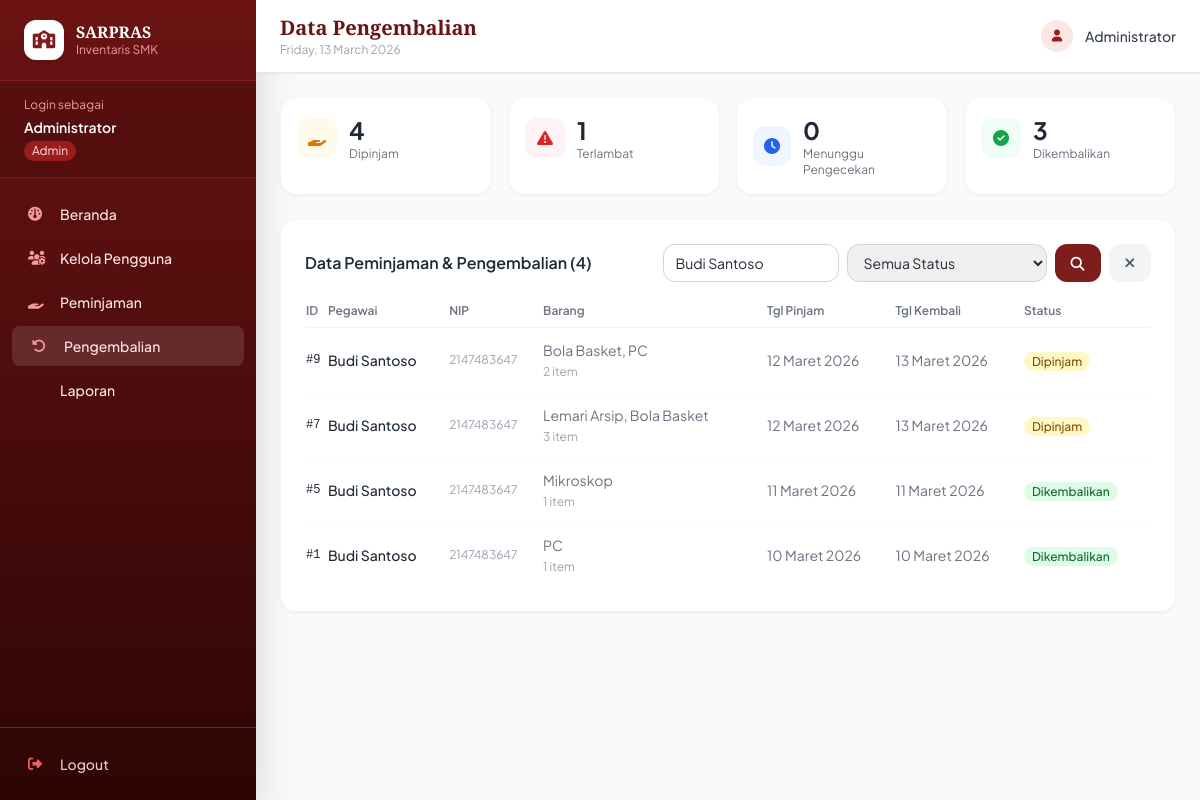
Page /admin/pengembalian.php?cari=Budi Santoso (signed in) on the committed database.
### tables this page shows
CREATE TABLE `inventaris_sarana_peminjaman` (
  `id_peminjaman` int NOT NULL,
  `tanggal_pinjam` date NOT NULL,
  `tanggal_kembali` date DEFAULT NULL,
  `status_peminjaman` varchar(20) NOT NULL DEFAULT 'menunggu',
  `id_pegawai` int NOT NULL
);

CREATE TABLE `inventaris_sarana_pegawai` (
  `id_pegawai` int NOT NULL,
  `nama_pegawai` varchar(50) NOT NULL,
  `nip` varchar(25) NOT NULL,
  `alamat` varchar(50) DEFAULT NULL,
  `username` varchar(25) DEFAULT NULL,
  `password` varchar(255) DEFAULT NULL,
  `tipe_peminjam` enum('guru','staff','siswa') DEFAULT 'guru'
);

### config/session.php (called while the page is built, shortened)
<?php
function formatTanggal(string $date): string {
    $bulan = ['', 'Januari','Februari','Maret','April','Mei','Juni',
              'Juli','Agustus','September','Oktober','November','Desember'];
    [$y, $m, $d] = explode('-', $date);
    return (int)$d . ' ' . $bulan[(int)$m] . ' ' . $y;
}

### admin/pengembalian.php (the view, shortened to what this page needs)
<?php
require_once '../config/session.php';
$db   = new Database();
$conn = $db->getConnection();
$conn->query(
    "UPDATE inventaris_sarana_peminjaman
     SET status_peminjaman = 'terlambat'
     WHERE status_peminjaman = 'dipinjam'
       AND tanggal_kembali IS NOT NULL
       AND tanggal_kembali < CURDATE()"
);
$filter_status = $_GET['status'] ?? '';
$filter_cari   = trim($_GET['cari'] ?? '');
$where  = "WHERE 1=1";
$params = [];
if ($filter_status) {
    $where .= " AND p.status_peminjaman = :st";
    $params[':st'] = $filter_status;
} else {
    $where .= " AND p.status_peminjaman IN ('dipinjam','terlambat','menunggu_kembali','dikembalikan')";
}
if ($filter_cari) {
    $where .= " AND pg.nama_pegawai LIKE :c";
    $params[':c'] = "%$filter_cari%";
}
$stmt = $conn->prepare(
    "SELECT p.*, pg.nama_pegawai, pg.nip,
            GROUP_CONCAT(i.nama SEPARATOR ', ') as barang,
            SUM(dp.jumlah) as total_item
     FROM inventaris_sarana_peminjaman p
     JOIN inventaris_sarana_pegawai pg ON p.id_pegawai = pg.id_pegawai
     JOIN inventaris_sarana_detail_pinjam dp ON p.id_peminjaman = dp.id_peminjaman
     JOIN inventaris_sarana_inventaris i ON dp.id_inventaris = i.id_inventaris
     $where
     GROUP BY p.id_peminjaman
     ORDER BY p.id_peminjaman DESC"
);
$stmt->execute($params);
$daftar = $stmt->fetchAll();
$ring = $conn->query(
    "SELECT status_peminjaman, COUNT(*) as n FROM inventaris_sarana_peminjaman GROUP BY status_peminjaman"
)->fetchAll(PDO::FETCH_KEY_PAIR);
include '../includes/header.php';
?>
<div class="space-y-6">
  <div class="grid grid-cols-2 md:grid-cols-4 gap-4">
    <?php foreach ([
      ['dipinjam',        'Dipinjam',          'bg-amber-50',  'text-amber-600',  'fa-hand-holding'],
      ['terlambat',       'Terlambat',          'bg-red-50',    'text-red-600',    'fa-triangle-exclamation'],
      ['menunggu_kembali','Menunggu Pengecekan','bg-blue-50',   'text-blue-600',   'fa-clock'],
      ['dikembalikan',    'Dikembalikan',        'bg-green-50',  'text-green-600',  'fa-circle-check'],
    ] as [$st, $lb, $bg, $tc, $ic]): ?>
    <div class="bg-white rounded-2xl p-4 shadow-sm border border-gray-100">
      <div class="flex items-center gap-3">
        <div class="w-10 h-10 <?= $bg ?> rounded-xl flex items-center justify-center">
          <i class="fas <?= $ic ?> <?= $tc ?>"></i>
        </div>
        <div>
          <p class="text-2xl font-bold text-gray-800"><?= $ring[$st] ?? 0 ?></p>
          <p class="text-xs text-gray-500"><?= $lb ?></p>
        </div>
      </div>
    </div>
    <?php endforeach; ?>
  </div>
  <div class="bg-white rounded-2xl shadow-sm border border-gray-100 p-6">
    <div class="flex flex-wrap items-center justify-between gap-3 mb-5">
      <h3 class="font-semibold text-gray-800">Data Peminjaman & Pengembalian (<?= count($daftar) ?>)</h3>
      <form method="GET" class="flex gap-2 flex-wrap">
        <input type="text" name="cari" value="<?= htmlspecialchars($filter_cari) ?>"
               placeholder="Cari nama pegawai..."
               class="border border-gray-300 rounded-xl px-3 py-2 text-sm w-44 focus:ring-2 focus:ring-maroon-500 outline-none">
        <select name="status" class="border border-gray-300 rounded-xl px-3 py-2 text-sm focus:ring-2 focus:ring-maroon-500 outline-none">
          <option value="">Semua Status</option>
        </select>
        <button type="submit" class="bg-maroon-700 text-white px-4 py-2 rounded-xl text-sm font-semibold hover:bg-maroon-800">
          <i class="fas fa-search"></i>
        </button>
        <a href="pengembalian.php" class="bg-gray-100 text-gray-600 px-4 py-2 rounded-xl text-sm hover:bg-gray-200">
          <i class="fas fa-times"></i>
        </a>
      </form>
    </div>
    <div class="overflow-x-auto">
      <table class="w-full text-sm">
        <thead>
          <tr class="text-left text-xs text-gray-500 border-b border-gray-100">
            <th class="pb-2 font-semibold">ID</th>
            <th class="pb-2 font-semibold">Pegawai</th>
            <th class="pb-2 font-semibold">NIP</th>
            <th class="pb-2 font-semibold">Barang</th>
            <th class="pb-2 font-semibold">Tgl Pinjam</th>
            <th class="pb-2 font-semibold">Tgl Kembali</th>
            <th class="pb-2 font-semibold">Status</th>
          </tr>
        </thead>
        <tbody class="divide-y divide-gray-50">
          <?php if (empty($daftar)): ?>
          <tr><td colspan="7" class="py-8 text-center text-gray-400">
            <i class="fas fa-inbox text-3xl mb-2 block"></i>Tidak ada data
          </td></tr>
          <?php else: foreach ($daftar as $d):
            $badge = match($d['status_peminjaman']) {
              'dipinjam'         => 'badge-dipinjam',
              'terlambat'        => 'bg-red-100 text-red-700',
              'menunggu_kembali' => 'bg-blue-100 text-blue-700',
              'dikembalikan'     => 'badge-dikembalikan',
              default            => 'bg-gray-100 text-gray-500',
            };
            $labelStatus = match($d['status_peminjaman']) {
              'menunggu_kembali' => 'Menunggu Crosscheck',
              default            => ucfirst($d['status_peminjaman']),
            };
          ?>
          <tr class="hover:bg-gray-50">
            <td class="py-3 font-mono text-xs">#<?= $d['id_peminjaman'] ?></td>
            <td class="py-3 font-medium"><?= htmlspecialchars($d['nama_pegawai']) ?></td>
            <td class="py-3 text-xs text-gray-400"><?= $d['nip'] ?></td>
            <td class="py-3 text-gray-500 max-w-[180px]">
              <p class="truncate"><?= htmlspecialchars($d['barang']) ?></p>
              <span class="text-xs text-gray-400"><?= $d['total_item'] ?> item</span>
            </td>
            <td class="py-3 text-gray-500"><?= formatTanggal($d['tanggal_pinjam']) ?></td>
            <td class="py-3 text-gray-500"><?= $d['tanggal_kembali'] ? formatTanggal($d['tanggal_kembali']) : '-' ?></td>
            <td class="py-3">
              <span class="px-2 py-0.5 rounded-full text-xs font-medium <?= $badge ?>">
                <?= $labelStatus ?>
              </span>
            </td>
          </tr>
          <?php endforeach; endif; ?>
        </tbody>
      </table>
    </div>
  </div>
</div>
<?php include '../includes/footer.php'; ?>

### includes/header.php (style rules this page uses)
body { font-family: 'Plus Jakarta Sans', sans-serif; }
.badge-dipinjam { background:#fef9c3; color:#854d0e; }
.badge-dikembalikan { background:#dcfce7; color:#166534; }

### rows in the picture
inventaris_sarana_peminjaman: id_peminjaman "9", id_pegawai.nama_pegawai "Budi Santoso", id_pegawai.nip "2147483647", barang "Bola Basket, PC", total_item "2", tanggal_pinjam "12 Maret 2026", tanggal_kembali "13 Maret 2026", status_peminjaman "Dipinjam"
inventaris_sarana_peminjaman: id_peminjaman "7", id_pegawai.nama_pegawai "Budi Santoso", id_pegawai.nip "2147483647", barang "Lemari Arsip, Bola Basket", total_item "3", tanggal_pinjam "12 Maret 2026", tanggal_kembali "13 Maret 2026", status_peminjaman "Dipinjam"
inventaris_sarana_peminjaman: id_peminjaman "5", id_pegawai.nama_pegawai "Budi Santoso", id_pegawai.nip "2147483647", barang "Mikroskop", total_item "1", tanggal_pinjam "11 Maret 2026", tanggal_kembali "11 Maret 2026", status_peminjaman "Dikembalikan"
inventaris_sarana_peminjaman: id_peminjaman "1", id_pegawai.nama_pegawai "Budi Santoso", id_pegawai.nip "2147483647", barang "PC", total_item "1", tanggal_pinjam "10 Maret 2026", tanggal_kembali "10 Maret 2026", status_peminjaman "Dikembalikan"

### other values in the picture
$nama_user "Administrator"
$role_display "Admin"
$m['label'] "Beranda"
$m['label'] "Kelola Pengguna"
$m['label'] "Peminjaman"
$m['label'] "Pengembalian"
$m['label'] "Laporan"
$pageTitle "Data Pengembalian"
$ring[$st] "4"
$lb "Dipinjam"
$ring[$st] "1"
$lb "Terlambat"
$ring[$st] "0"
$lb "Menunggu Pengecekan"
$ring[$st] "3"
